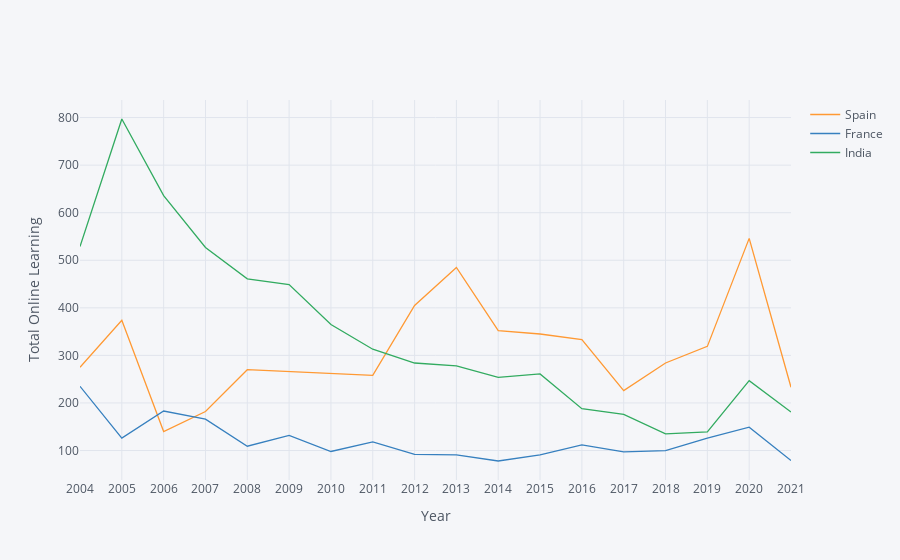

The notebook cell this image was saved under:
### Markdown cell above
### Ploting a line chart to view results

### Code cell
total.iplot(kind='line',xTitle='Year',yTitle='Total Online Learning')

### Figure 1 — Plotly figure (JSON) as saved in the notebook; plotly's stock layout.template omitted (floating-point values rounded to 4 significant figures)
{"data": [{"line": {"color": "rgba(255, 153, 51, 1.0)", "dash": "solid", "shape": "linear", "width": 1.3}, "mode": "lines", "name": "Spain", "text": "", "type": "scatter", "x": ["2004", "2005", "2006", "2007", "2008", "2009", "2010", "2011", "2012", "2013", "2014", "2015", "2016", "2017", "2018", "2019", "2020", "2021"], "y": [275, 374, 140, 182, 270, 266, 261, 258, 405, 485, 352, 345, 333, 226, 284, 319, 546, 233]}, {"line": {"color": "rgba(55, 128, 191, 1.0)", "dash": "solid", "shape": "linear", "width": 1.3}, "mode": "lines", "name": "France", "text": "", "type": "scatter", "x": ["2004", "2005", "2006", "2007", "2008", "2009", "2010", "2011", "2012", "2013", "2014", "2015", "2016", "2017", "2018", "2019", "2020", "2021"], "y": [235, 126, 183, 166, 109, 132, 98, 118, 92, 91, 78, 91, 112, 97, 100, 126, 149, 79]}, {"line": {"color": "rgba(50, 171, 96, 1.0)", "dash": "solid", "shape": "linear", "width": 1.3}, "mode": "lines", "name": "India", "text": "", "type": "scatter", "x": ["2004", "2005", "2006", "2007", "2008", "2009", "2010", "2011", "2012", "2013", "2014", "2015", "2016", "2017", "2018", "2019", "2020", "2021"], "y": [529, 797, 636, 527, 461, 449, 365, 313, 284, 278, 254, 261, 188, 176, 135, 139, 247, 181]}], "layout": {"autosize": true, "legend": {"bgcolor": "#F5F6F9", "font": {"color": "#4D5663"}}, "paper_bgcolor": "#F5F6F9", "plot_bgcolor": "#F5F6F9", "title": {"font": {"color": "#4D5663"}}, "xaxis": {"autorange": true, "gridcolor": "#E1E5ED", "range": [0, 17], "showgrid": true, "tickfont": {"color": "#4D5663"}, "title": {"font": {"color": "#4D5663"}, "text": "Year"}, "type": "category", "zerolinecolor": "#E1E5ED"}, "yaxis": {"autorange": true, "gridcolor": "#E1E5ED", "range": [38.06, 836.9], "showgrid": true, "tickfont": {"color": "#4D5663"}, "title": {"font": {"color": "#4D5663"}, "text": "Total Online Learning"}, "type": "linear", "zerolinecolor": "#E1E5ED"}}}
